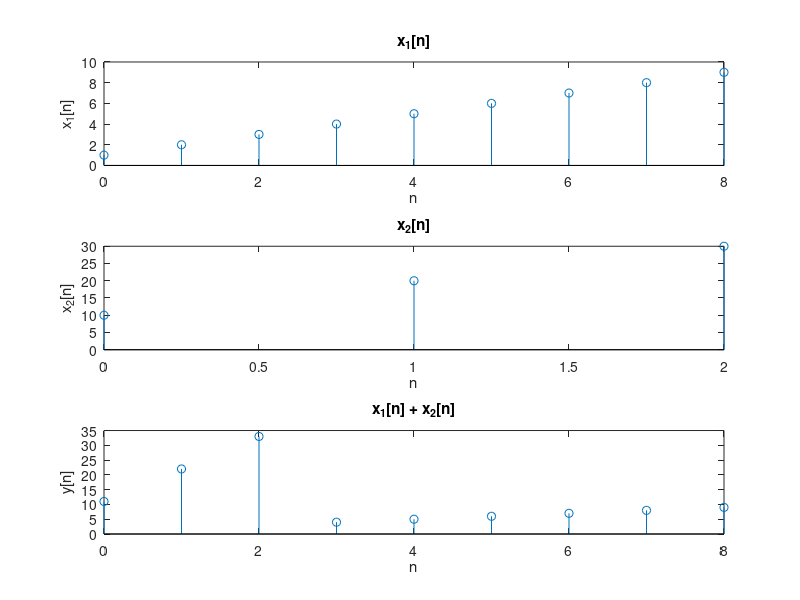

Here is the MATLAB script that generated this plot:
x1 = [1, 2, 3, 4, 5, 6, 7, 8, 9];
n1 = [0, 1, 2, 3, 4, 5, 6, 7, 8];
x2 = [10, 20, 30];
n2 = [0, 1, 2];

function [y,n] = sigadd(x1,n1,x2,n2)
    % implements y(n) = x1(n)+x2(n)
    % -----------------------------
    % [y,n] = sigadd(x1,n1,x2,n2)
    % y = sum sequence over n, which includes n1 and n2
    % x1 = first sequence over n1
    % x2 = second sequence over n2 (n2 can be different from n1)
    n = min(min(n1),min(n2)):max(max(n1),max(n2)); % duration of y(n)
    y1 = zeros(1,length(n)); y2 = y1; % initialization
    y1(find((n>=min(n1))&(n<=max(n1))==1))=x1; % x1 with duration of y
    y2(find((n>=min(n2))&(n<=max(n2))==1))=x2; % x2 with duration of y
    y = y1+y2; % sequence addition
end

[y, n] = sigadd(x1, n1, x2, n2);

subplot(3,1,1);
stem(n1, x1);
xlabel('n');
ylabel('x_1[n]');
title('x_1[n]');

subplot(3,1,2);
stem(n2, x2);
xlabel('n');
ylabel('x_2[n]');
title('x_2[n]');

subplot(3,1,3);
stem(n, y);
xlabel('n');
ylabel('y[n]');
title('x_1[n] + x_2[n]');
